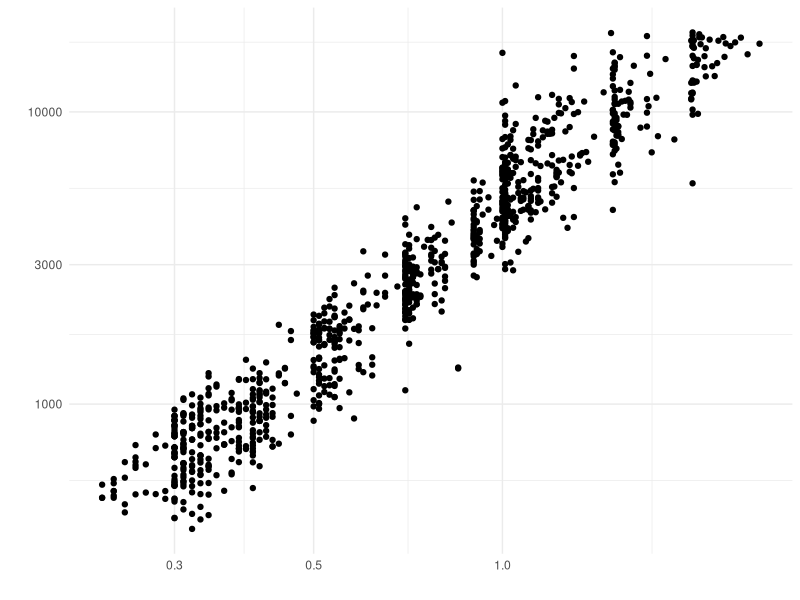
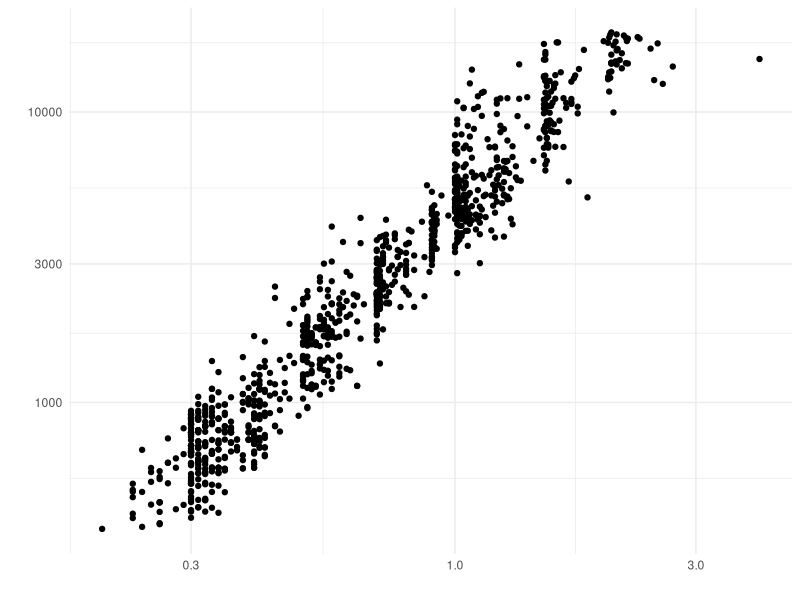

Source code (R) for these figures, in order:
## ---- chunk 1
library(tidyverse)
## ---- chunk 2
## NOTE: No need to edit; just run and inspect
diamonds %>%
  slice_sample(n = 1000) %>%

  ggplot(aes(carat, price)) +
  geom_point() +

  scale_x_log10() +
  scale_y_log10() +
  theme_minimal() +
  labs(x = "", y = "")
## ---- chunk 3
## NOTE: No need to edit; just run and inspect
diamonds %>%
  slice_sample(n = 1000) %>%

  ggplot(aes(carat, price)) +
  geom_point() +

  scale_x_log10() +
  scale_y_log10() +
  theme_minimal() +
  labs(x = "", y = "")
